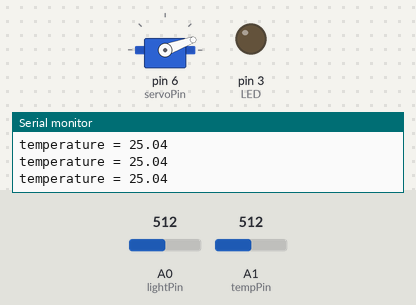
Bench run of a sketch on a simulated Arduino Uno, built with avr-gcc and run on an emulated ATmega328P. Shown: servo, output pins drawn as LEDs (lit = HIGH), the last lines printed to the serial monitor. The inputs (shaded band) are chosen by the test bench; at power-on: A0 (lightPin) = 512, A1 (tempPin) = 512.

Above: at 1.2 s.
1.3 s: A0 (lightPin) set to 306
At 3.4 s:
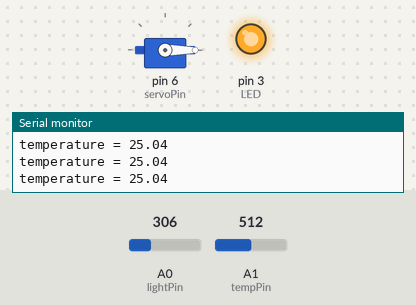
4.3 s: A0 (lightPin) set to 365
5.8 s: A0 (lightPin) set to 387
At 6.27 s:
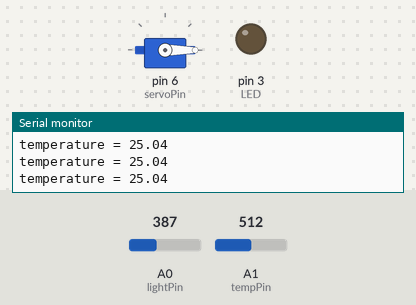
8.8 s: A0 (lightPin) set to 122
At 9.28 s:
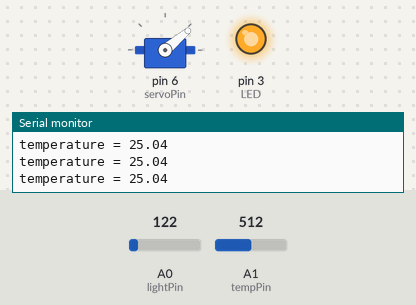
11.8 s: A0 (lightPin) set to 511
At 14.7 s:
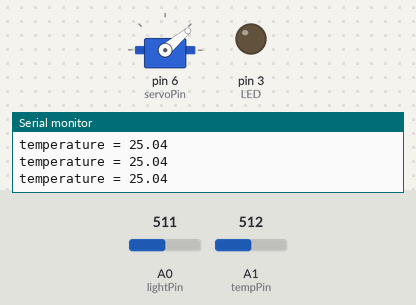
14.8 s: A0 (lightPin) set to 0
At 16.21 s:
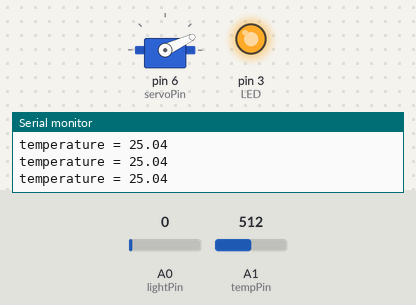
Timing chart, 0 to 18.8 s (numbered marks = the images above; inputs shaded):
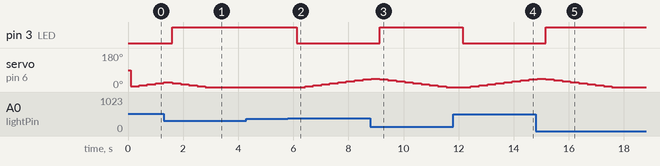

The sketch:

Grove_Set_6_full.ino
```cpp
/*
   Set 6
   LED Socket Kit (D3): digital output
   Light Sensor (A0): analog input
   Servo (D6): digital output
*/

// import libraries
#include <Servo.h>
#include <math.h>

// set pin numbers
#define LED 3         // number of the LED pin
#define lightPin A0   // number of the light sensor pin
#define servoPin 6    // number of the servo pin
#define tempPin A1    // number of the temperature pin

// set helpful values
#define FULL_SERVO_ANGLE 150  //full value of the servo is 150 degrees
#define MAX_LIGHT_VALUE 760

const int B = 4275;               // B value of the thermistor
const int R0 = 100000;            // R0 = 100k

// define variables that will change
int pos = 0;    // variable to store the servo position
int light = 0;

Servo myServo;  // create servo object to control a servo

/*
    Initial set up function to set pin modes and serial monitor.

    @param
    @return null
*/
void setup()
{
  Serial.begin(9600);         // choose 9600 baud rate for serial monitor

  pinMode(LED, OUTPUT);       // initialize the LED pin as an output
  pinMode(lightPin, INPUT);   // initialize the light sensor pin as an input
  myServo.attach(servoPin);   // attaches the servo on servoPin to the servo object
}

/*
    Main loop function for program execution. Calls all the module functions.

    @param
    @return null
*/
void loop()
{
  readLight();
  readTemp();

  controlLED();
  servoControl();
  delay(200);   // delay by 200ms
}

/*
    Rotates the servo CCW if light is detected. Rotates CW otherwise.

    @param
    @return null
*/
void servoControl()
{
  // set servo position depending on the presence of light

  //Serial.println(light);

  if (light > MAX_LIGHT_VALUE / 2 && pos <= FULL_SERVO_ANGLE)
  {
    pos += 5;       // increase servo position by 5
  } else if (light < MAX_LIGHT_VALUE / 2 && pos >= 0)
  {
    pos -= 5;       // decrease servo position by 5
  }
  myServo.write(pos);

  //Serial.println(pos);

  //  Serial.print("pos:");
  //  Serial.println(pos);

  //  // sample code to rotate servo slowly
  //  for (pos = 0; pos <= 180; pos += 1) { // goes from 0 degrees to 180 degrees
  //    // in steps of 1 degree
  //    myServo.write(pos);              // tell servo to go to position in variable 'pos'
  //    delay(15);                       // waits 15ms for the servo to reach the position
  //  }
  //  for (pos = 180; pos >= 0; pos -= 1) { // goes from 180 degrees to 0 degrees
  //    myServo.write(pos);              // tell servo to go to position in variable 'pos'
  //    delay(15);                       // waits 15ms for the servo to reach the position
  //  }
}

/*
    Lights up the LED when no light is detected.

    @param
    @return null
*/
void controlLED()
{
  if (light > MAX_LIGHT_VALUE / 2)
  {
    digitalWrite(LED, LOW);     // switch off LED
  } else {
    digitalWrite(LED, HIGH);    // switch on LED
  }
}

/*
    Reads the value of the light sensor and store it in the global light variable.

    @param
    @return null
*/
void readLight()
{
  light = analogRead(lightPin);   // read the light sensor pin

  //  Serial.println(light);
}

/*
    Reads the value of the temperature sensor and convert to celsius.

    @param
    @return null
*/
void readTemp()
{
  int a = analogRead(tempPin);    // read the temperature sensor pin

  float R = 1023.0 / a - 1.0;
  R = R0 * R;

  // convert to temperature via datasheet
  float temperature = 1.0 / (log(R / R0) / B + 1 / 298.15) - 273.15;

  Serial.print("temperature = ");
  Serial.println(temperature);

  delay(100);   // delay by 100 ms
}
```

Measured:
- the behaviour switches between 380 and 381 on A0 (lightPin) (found by bisection; images 1 and 2)
- after the input at 1.3 s, pin 3 (LED): LOW → HIGH after 0.31 s
- after the input at 5.8 s, pin 3 (LED): HIGH → LOW after 0.32 s; servo on pin 6 (servoPin): moves from 0° to 40° over 2.1 s, starting after 0.62 s
- after the input at 8.8 s, pin 3 (LED): LOW → HIGH after 0.33 s
- after the input at 11.8 s, pin 3 (LED): HIGH → LOW after 0.35 s; servo on pin 6 (servoPin): moves from 0° to 40° over 2.1 s, starting after 0.65 s
- after the input at 14.8 s, pin 3 (LED): LOW → HIGH after 0.36 s
